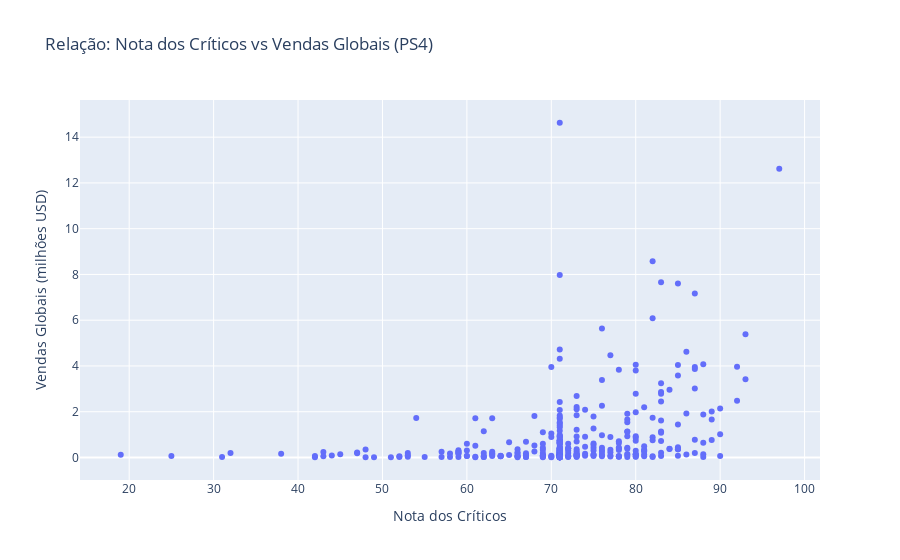
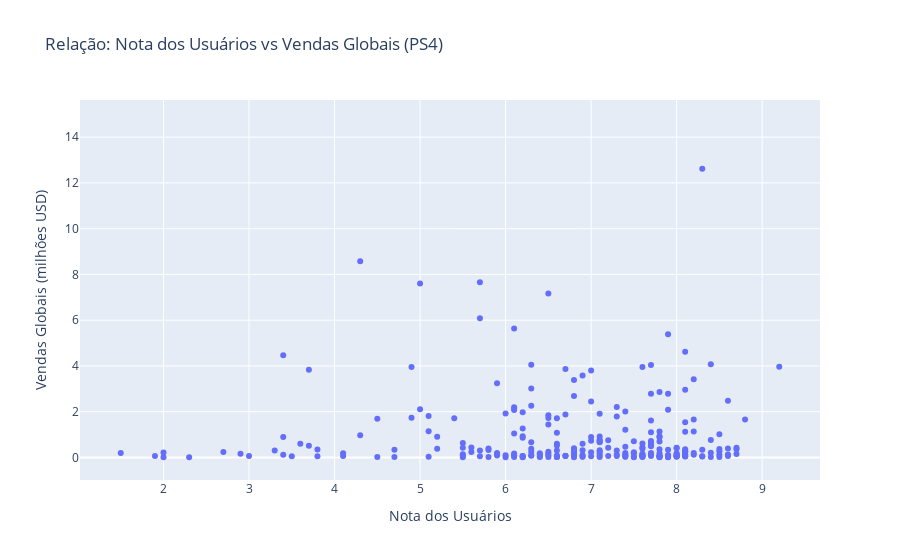

Notebook code cell kept with these figures, in order:
### Code cell
# Gráfico de dispersão para critic_score x vendas
fig1 = px.scatter(ps4, x='critic_score', y='global_sales',
                  title='Relação: Nota dos Críticos vs Vendas Globais (PS4)',
                  labels={'critic_score':'Nota dos Críticos', 
                         'global_sales':'Vendas Globais (milhões USD)'},
                  hover_data=['name'])
fig1.show()

# Gráfico de dispersão para user_score x vendas  
fig2 = px.scatter(ps4, x='user_score', y='global_sales',
                  title='Relação: Nota dos Usuários vs Vendas Globais (PS4)',
                  labels={'user_score':'Nota dos Usuários',
                         'global_sales':'Vendas Globais (milhões USD)'},
                  hover_data=['name'])
fig2.show()

### Figure 1 — Plotly figure (JSON) as saved in the notebook; plotly's stock layout.template omitted (floating-point values rounded to 4 significant figures; data arrays with more than 128 entries replaced by an {"elided": "..."} marker saying what was removed)
{"data": [{"customdata": {"elided": "392x1 str values"}, "hovertemplate": "Nota dos Críticos=%{x}<br>Vendas Globais (milhões USD)=%{y}<br>name=%{customdata[0]}<extra></extra>", "legendgroup": "", "marker": {"color": "#636efa", "symbol": "circle"}, "mode": "markers", "name": "", "orientation": "v", "showlegend": false, "type": "scatter", "x": {"elided": "392 float values"}, "xaxis": "x", "y": {"elided": "392 float values"}, "yaxis": "y"}], "layout": {"legend": {"tracegroupgap": 0}, "title": {"text": "Relação: Nota dos Críticos vs Vendas Globais (PS4)"}, "xaxis": {"anchor": "y", "domain": [0, 1], "title": {"text": "Nota dos Críticos"}}, "yaxis": {"anchor": "x", "domain": [0, 1], "title": {"text": "Vendas Globais (milhões USD)"}}}}

### Figure 2 — Plotly figure (JSON) as saved in the notebook; plotly's stock layout.template omitted (floating-point values rounded to 4 significant figures; data arrays with more than 128 entries replaced by an {"elided": "..."} marker saying what was removed)
{"data": [{"customdata": {"elided": "392x1 str values"}, "hovertemplate": "Nota dos Usuários=%{x}<br>Vendas Globais (milhões USD)=%{y}<br>name=%{customdata[0]}<extra></extra>", "legendgroup": "", "marker": {"color": "#636efa", "symbol": "circle"}, "mode": "markers", "name": "", "orientation": "v", "showlegend": false, "type": "scatter", "x": {"elided": "392 float values"}, "xaxis": "x", "y": {"elided": "392 float values"}, "yaxis": "y"}], "layout": {"legend": {"tracegroupgap": 0}, "title": {"text": "Relação: Nota dos Usuários vs Vendas Globais (PS4)"}, "xaxis": {"anchor": "y", "domain": [0, 1], "title": {"text": "Nota dos Usuários"}}, "yaxis": {"anchor": "x", "domain": [0, 1], "title": {"text": "Vendas Globais (milhões USD)"}}}}
